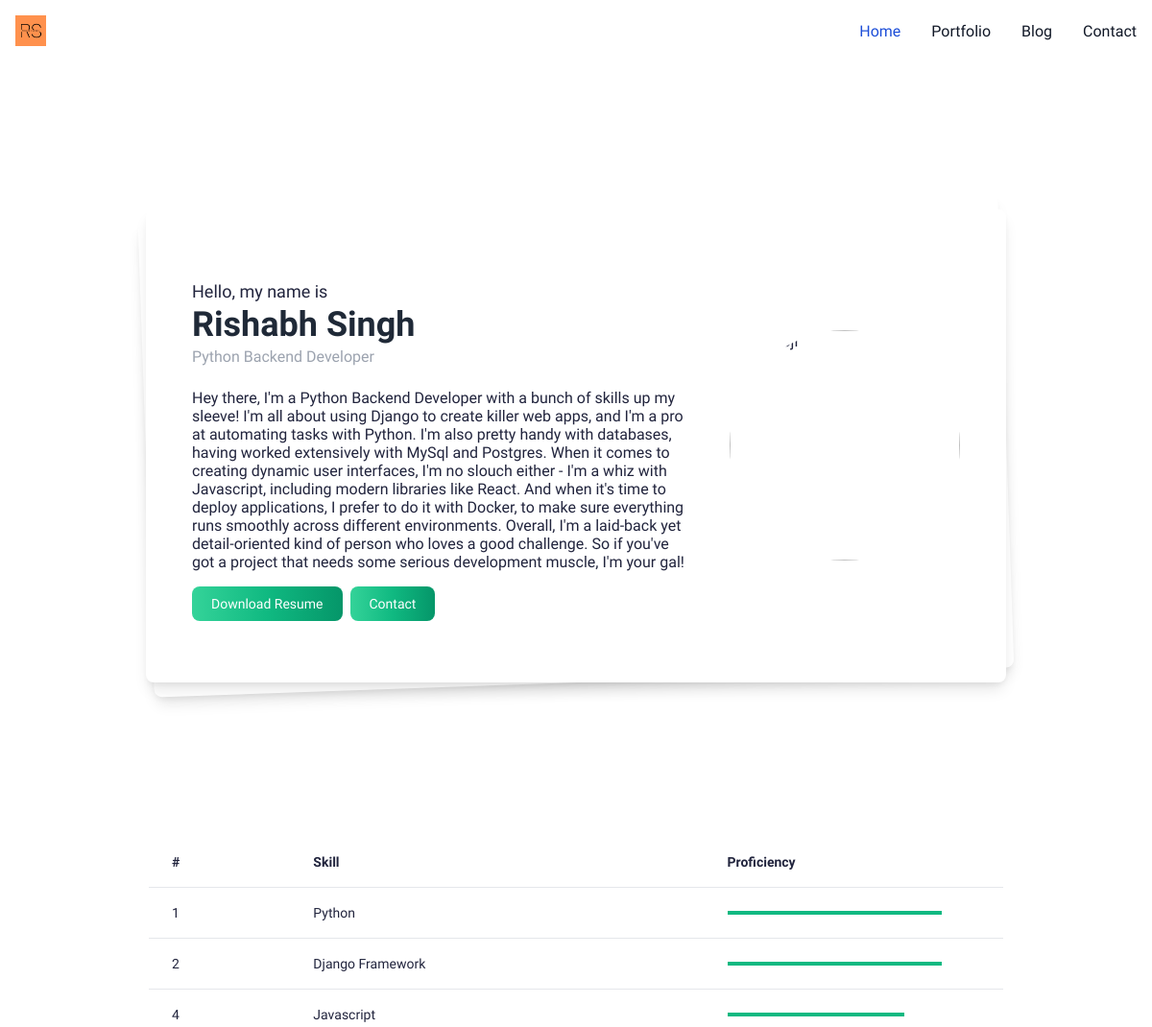
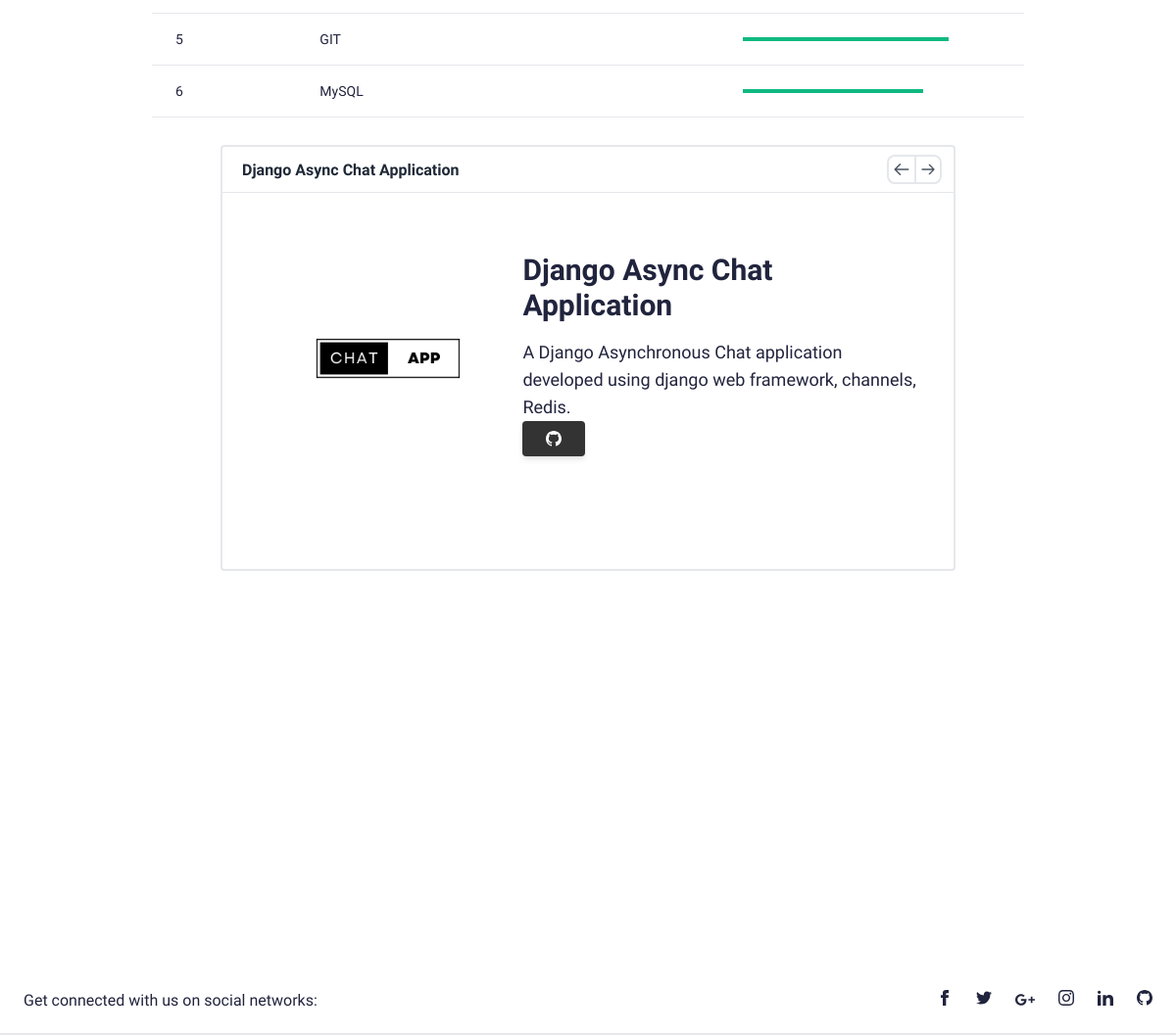
The page / on the database its author committed (2 pictures, top to bottom).
### main/models.py (models this page shows, shortened)
class UserProfile(models.Model):
    class Meta:
        verbose_name_plural = "User Profiles"
        verbose_name = "User Profile"
    user = models.OneToOneField(User, on_delete=models.CASCADE)
    avatar = models.ImageField(blank=True, null=True, upload_to="avatar")
    title = models.CharField(max_length=200, blank=True, null=True)
    bio = models.TextField(blank=True, null=True)
    skills = models.ManyToManyField(Skill, blank=True)
    cv = models.FileField(blank=True, null=True, upload_to="cv")

class Skill(models.Model):
    class Meta:
        verbose_name_plural = "Skills"
        verbose_name = "Skill"
    name = models.CharField(max_length=20, blank=True, null=True)
    score = models.IntegerField(default=80, blank=True, null=True)
    image = models.FileField(blank=True, null=True, upload_to="skills")
    is_key_skill = models.BooleanField(default=False)

class Portfolio(models.Model):
    class Meta:
        verbose_name_plural = "Portfolio Profiles"
        verbose_name = "Portfolio"
        ordering = ["name"]
    date = models.DateTimeField(blank=True, null=True)
    name = models.CharField(max_length=200, blank=True, null=True)
    description = models.CharField(max_length=500, blank=True, null=True)
    body = RichTextField(blank=True, null=True)
    image = models.ImageField(blank=True, null=True, upload_to="portfolio")
    slug = models.SlugField(null=True, blank=True)
    is_active = models.BooleanField(default=True)

### main/views.py (the view)
# urls.py: path("", views.IndexView.as_view(), name="home"),
class IndexView(generic.TemplateView):
    template_name = "main/index.html"
    def get_context_data(self, **kwargs):
        context = super().get_context_data(**kwargs)
        testimonials = Testimonial.objects.filter(is_active=True)
        certificates = Certificate.objects.filter(is_active=True)
        blogs = Blog.objects.filter(is_active=True)
        portfolio = Portfolio.objects.filter(is_active=True)
        context["testimonials"] = testimonials
        context["certificates"] = certificates
        context["blogs"] = blogs
        context["portfolio"] = portfolio
        for i in context["portfolio"]:
            print(i.slug)
        return context

### resume/context_processors.py (called while the page is built)
def project_context(request):
    context = {"me": User.objects.first()}
    return context

### main/templates/main/index.html (shortened to what this page needs)
{% extends 'main/base.html' %}
{% load static %}
{% block content %}
<div class="relative z-10 flex items-center justify-center h-auto min-h-screen">
  <div class="relative max-w-lg md:max-w-xl lg:max-w-4xl">
    <div
      class="absolute inset-0 z-10 transform rounded-lg shadow-lg bg-gradient-to-r from-primary to-secondary -skew-y-2 sm:skew-y-0 sm:-rotate-2">
    </div>
    <div
      class="relative z-20 flex items-center justify-between p-4 bg-white rounded-lg shadow-lg md:p-6 lg:p-12 md:max-w-xl lg:max-w-4xl ">
      <div class="flex flex-col justify-between py-6 space-y-6 md:pr-10">
        <div>
          <h2 class="text-md md:text-lg">Hello, my name is</h2>
          <h1 class="text-3xl font-bold text-gray-800 md:text-4xl">Rishabh Singh</h1>
          <p class="mt-1 text-gray-400">Python Backend Developer</p>
        </div>
        <p>{{me.userprofile.bio}}</p>
        <div class="flex flex-row">
          <div class="basis-1/4">
            <a download href="{{me.userprofile.cv.url}}"
              class="text-white bg-gradient-to-r from-green-400 via-green-500 to-green-600 hover:bg-gradient-to-br focus:ring-4 focus:outline-none focus:ring-green-300 dark:focus:ring-green-800 font-medium rounded-lg text-sm px-5 py-2.5 text-center mr-2 mb-2">Download
              Resume</a>
          </div>
          <div class="basis-1/4">
            <a href="{% url 'main:contact' %}"
              class="text-white bg-gradient-to-r from-green-400 via-green-500 to-green-600 hover:bg-gradient-to-br focus:ring-4 focus:outline-none focus:ring-green-300 dark:focus:ring-green-800 font-medium rounded-lg text-sm px-5 py-2.5 text-center mr-2 mb-2">Contact</a>
          </div>
        </div>
      </div>
      <img src="https://i.imgur.com/l9138GP.png" alt="Memoji"
        class="w-40 h-40 rounded-full md:w-60 md:h-60 md:flex-shrink-0">
    </div>
  </div>
</div>
<section>
  <div class="container mx-auto">
    <div class="flex flex-col">
      <div class="overflow-x-auto sm:-mx-6 lg:-mx-8">
        <div class="inline-block min-w-full py-2 sm:px-6 lg:px-8">
          <div class="overflow-hidden">
            <table class="min-w-full text-left text-sm font-light">
              <thead class="border-b font-medium dark:border-neutral-500">
                <tr>
                  <th scope="col" class="px-6 py-4">#</th>
                  <th scope="col" class="px-6 py-4">Skill</th>
                  <th scope="col" class="px-6 py-4">Proficiency</th>
                </tr>
              </thead>
              <tbody>
                {% for sk in me.userprofile.skills.all %}
                {% if sk.is_key_skill %}
                <tr
                  class="border-b transition duration-300 ease-in-out hover:bg-neutral-100 dark:border-neutral-500 dark:hover:bg-neutral-600">
                  <td class="whitespace-nowrap px-6 py-4 font-medium">{{ forloop.counter }}</td>
                  <td class="whitespace-nowrap px-6 py-4">{{sk.name}}</td>
                  <td class="whitespace-nowrap px-6 py-4">
                    <div class="h-1 w-full bg-neutral-200 dark:bg-neutral-600">
                      <div class="h-1 bg-green-500" style="width: {{sk.score}}%"></div>
                    </div>
                  </td>
                </tr>
                {% endif %}
                {% endfor %}
              </tbody>
            </table>
          </div>
        </div>
      </div>
    </div>
  </div>
</section>
<section>
  <div class="gallery border-2 rounded mx-auto m-5 bg-white" style="width:750px;">
    <div class="top flex p-2 border-b select-none">
      <div class="heading text-gray-800 w-full pl-3 font-semibold my-auto"></div>
      <div class="buttons ml-auto flex text-gray-600 mr-1">
        <svg action="prev" class="w-7 border-2 rounded-l-lg p-1 cursor-pointer border-r-0"
          xmlns="http://www.w3.org/2000/svg" fill="none" viewBox="0 0 24 24" stroke="currentColor">
          <path action="prev" stroke-linecap="round" stroke-linejoin="round" stroke-width="2"
            d="M10 19l-7-7m0 0l7-7m-7 7h18" />
        </svg>
        <svg action="next" class="w-7 border-2 rounded-r-lg p-1 cursor-pointer" xmlns="http://www.w3.org/2000/svg"
          fill="none" viewBox="0 0 24 24" stroke="currentColor">
          <path action="next" stroke-linecap="round" stroke-linejoin="round" stroke-width="2"
            d="M14 5l7 7m0 0l-7 7m7-7H3" />
        </svg>
      </div>
    </div>
    <div class="content-area w-full h-96 overflow-hidden">
      <div class="platform shadow-xl h-full flex">
        {% for p in portfolio %}
        {% if p.is_active %}
        <div class="each-frame border-box flex-none h-full" title="{{p.name}}">
          <div class="main flex w-full p-8">
            <div class="sub w-4/6 my-auto">
              <img class="w-full p-8" src="{{p.image.url}}" alt="">
            </div>
            <div class="sub w-full my-auto">
              <div class="head text-3xl font-bold mb-4">{{p.name}}</div>
              <div class="long-text text-lg">{{p.description}}</div>
              <button type="button" data-te-ripple-init data-te-ripple-color="light"
                class="mb-2 inline-block rounded px-6 py-2.5 text-xs font-medium uppercase leading-normal text-white shadow-md transition duration-150 ease-in-out hover:shadow-lg focus:shadow-lg focus:outline-none focus:ring-0 active:shadow-lg"
                style="background-color: #333">
              </button>
            </div>
          </div>
        </div>
        {% endif %}
        {% endfor %}
      </div>
    </div>
  </div>
</section>
<section>
<div id="controls-carousel" class="relative w-full" data-carousel="static">
  <div class="relative h-56 overflow-hidden rounded-lg md:h-96">
  </div>
  <button type="button" class="absolute top-0 left-0 z-30 flex items-center justify-center h-full px-4 cursor-pointer group focus:outline-none" data-carousel-prev>
      <span class="inline-flex items-center justify-center w-10 h-10 rounded-full bg-white/30 dark:bg-gray-800/30 group-hover:bg-white/50 dark:group-hover:bg-gray-800/60 group-focus:ring-4 group-focus:ring-white dark:group-focus:ring-gray-800/70 group-focus:outline-none">
          <svg aria-hidden="true" class="w-6 h-6 text-white dark:text-gray-800" fill="none" stroke="currentColor" viewBox="0 0 24 24" xmlns="http://www.w3.org/2000/svg"><path stroke-linecap="round" stroke-linejoin="round" stroke-width="2" d="M15 19l-7-7 7-7"></path></svg>
      </span>
  </button>
  <button type="button" class="absolute top-0 right-0 z-30 flex items-center justify-center h-full px-4 cursor-pointer group focus:outline-none" data-carousel-next>
      <span class="inline-flex items-center justify-center w-10 h-10 rounded-full bg-white/30 dark:bg-gray-800/30 group-hover:bg-white/50 dark:group-hover:bg-gray-800/60 group-focus:ring-4 group-focus:ring-white dark:group-focus:ring-gray-800/70 group-focus:outline-none">
          <svg aria-hidden="true" class="w-6 h-6 text-white dark:text-gray-800" fill="none" stroke="currentColor" viewBox="0 0 24 24" xmlns="http://www.w3.org/2000/svg"><path stroke-linecap="round" stroke-linejoin="round" stroke-width="2" d="M9 5l7 7-7 7"></path></svg>
      </span>
  </button>
</div>
</section>
<link rel="stylesheet" href="https://use.fontawesome.com/releases/v5.11.2/css/all.css" />
{% endblock %}

### static/css/style.css (style rules this page uses)
:root { --primaryColor: #9C07B6; --primaryDarkColor: #3D0048; --primaryHoverColor: #900AA8; --secondaryColor: #F9B000; --baseColor: #21243D; --baseFont: 'Heebo', sans-serif; --titleFont: 'Courier Prime', monospace; --regular: 400; --medium: 500; --bold: 700; --black: 900; --lightBg: #F1F1F1; }
html { scroll-behavior: smooth; }
body { font-family: var(--baseFont); color: var(--baseColor); line-height: normal; }
img { max-width: 100%; }
a { color: inherit; }
a, .btn { -webkit-transition: all 300ms ease-in-out 0s; -o-transition: all 300ms ease-in-out 0s; transition: all 300ms ease-in-out 0s; text-decoration: none; }
@media (min-width:992px) { .container, .container-lg, .container-md, .container-sm, .container-xl, .container-xxl { max-width: 890px; } }

### main/templates/main/index.html (style rules this page uses)
.platform { position: relative; transition: right 0.3s; }

### rows shown on the page
Skill: name "Python", score 85 (drawn)
Skill: name "Django Framework", score 85 (drawn)
Skill: name "Javascript", score 70 (drawn)
Skill: name "GIT", score 80 (drawn)
Skill: name "MySQL", score 70 (drawn)
Portfolio: image (picture), name "Django Async Chat Application", description "A Django Asynchronous Chat application developed using django web framework, channels, Redis."
